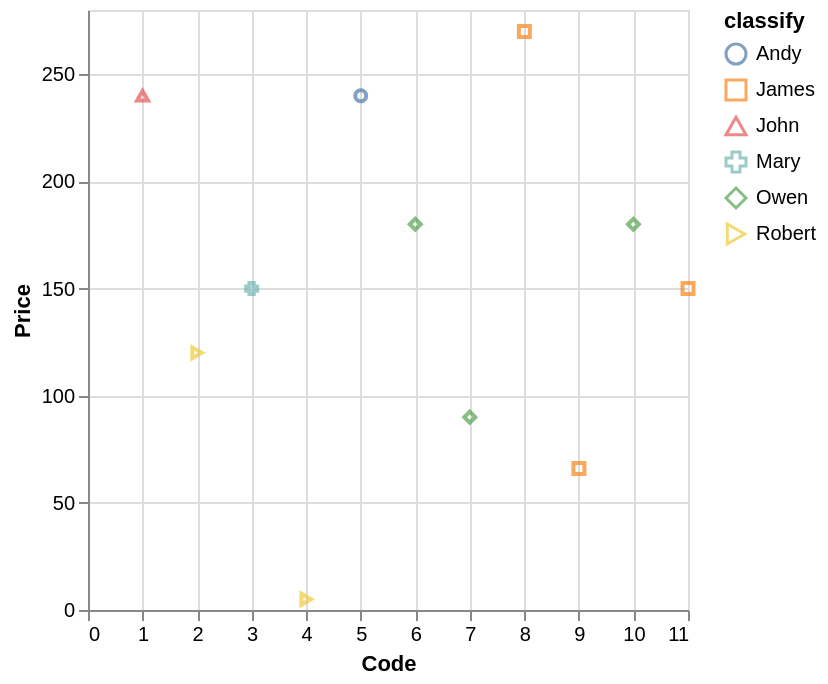

Vega-Lite specification for this chart:
### Vega-Lite specification from a JSON file in a GitHub repository (floating-point values rounded to 4 significant figures)
{"data": {"values": [{"x_data": 5, "y_data": 240, "classify": "Andy"}, {"x_data": 8, "y_data": 270, "classify": "James"}, {"x_data": 9, "y_data": 66, "classify": "James"}, {"x_data": 11, "y_data": 150, "classify": "James"}, {"x_data": 1, "y_data": 240, "classify": "John"}, {"x_data": 3, "y_data": 150, "classify": "Mary"}, {"x_data": 6, "y_data": 180, "classify": "Owen"}, {"x_data": 7, "y_data": 90, "classify": "Owen"}, {"x_data": 10, "y_data": 180, "classify": "Owen"}, {"x_data": 2, "y_data": 120, "classify": "Robert"}, {"x_data": 4, "y_data": 5, "classify": "Robert"}]}, "mark": "point", "encoding": {"x": {"field": "x_data", "type": "quantitative", "title": "Code", "scale": {"zero": "false"}}, "y": {"field": "y_data", "type": "quantitative", "title": "Price", "scale": {"zero": "false"}}, "color": {"field": "classify", "type": "nominal"}, "shape": {"field": "classify", "type": "nominal"}}}
